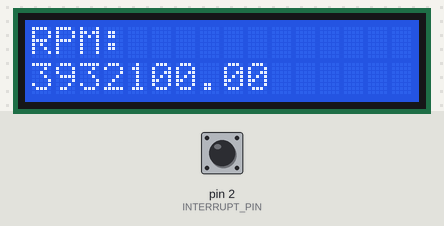
The sketch below on a simulated Arduino Nano, built with avr-gcc and run on an emulated ATmega328P. Shown: 16×2 character LCD. The inputs (shaded band) are chosen by the test bench; at power-on: pin 2 (INTERRUPT_PIN) HIGH. What the sketch prints to the serial monitor is not drawn.

Above: at 1.2 s.
1.3 s: pin 2 (INTERRUPT_PIN) pulled LOW for 0.15 s
At 5.5 s:
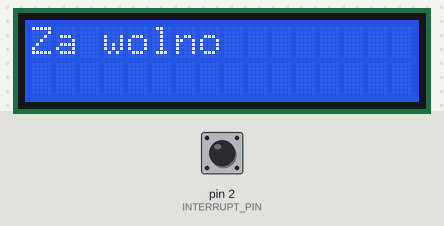
Timing chart, 0 to 7.0 s (numbered marks = the images above; inputs shaded):
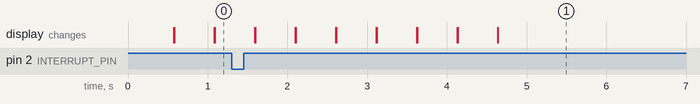

The sketch:

testowy_final.ino
```cpp
#include <LiquidCrystal.h>

//PINY od LCD
#define RS A0
#define EN A2
#define D4 A3
#define D5 A4
#define D6 11
#define D7 3

#define ANALOG_PIN A7
#define INTERRUPT_PIN 2
#define LED_PIN 13

#define VREF 100

volatile int i = 0;
unsigned int rpmtime;
float rpmfloat;
float rpm;
bool tooslow;

int a = 0;

volatile byte state = LOW;
LiquidCrystal lcd(RS,EN,D4,D5,D6,D7);

unsigned int obliczone = 0;


void setup() {
  // put your setup code here, to run once:

  Serial.begin(9600);
  pinMode(INTERRUPT_PIN, INPUT);
  //setup licznika
  TCCR1A = 0;
  TCCR1B = 0;
  TCCR1B |= (1 << CS12) | (1<<CS10); //Prescaler 1024
  TIMSK1 |= (1 << TOIE1); //enable timer overflow

  lcd.begin(16,2);
  attachInterrupt(digitalPinToInterrupt(INTERRUPT_PIN), przerwanie, FALLING); //konfiguracja przerwania
  lcd.clear();

}

void loop() {
  // put your main code here, to run repeatedly:
  lcd.clear();
  if (tooslow == 1) {
    Serial.println("Za wolno");
    lcd.setCursor(0,0);
    lcd.write("Za wolno");
    delay(50);
  }
  else {
    rpm = obliczRPM(rpmtime);

    Serial.print(rpm);
    Serial.print("  ");
    Serial.print(a);
    Serial.println();
    a++;
    lcd.setCursor(0,0);
    lcd.write("RPM: ");
    lcd.setCursor(0,1);
    lcd.print(rpm);
    delay(500);
    lcd.clear();
  }

}


ISR(TIMER1_OVF_vect) {
 //kiedy cos kreci sie za wolno, i mamy timer overflow
  tooslow = 1;
}


void przerwanie()
{
  unsigned short odczytADC;
  odczytADC = analogRead(ANALOG_PIN);
  Serial.write("Przerwanie z D2! Wartosc ADC: ");
  Serial.println(odczytADC);
  if(odczytADC < VREF)
  {
    rpmtime = TCNT1; //wartość z licznika
    TCNT1 = 0; //zerowanie flagi
    tooslow = 0; //zerowanie flagi timer overflow
  }
}
/*
{
  if(analogRead(ANALOG_PIN) < VREF) //analogRead zwraca wartości od 0 do 1024(5V) -> wirtualny przerzutnik schmitta
  {
  rpmtime = TCNT1; //wartość z licznika
  TCNT1 = 0; //zerowanie flagi
  tooslow = 0; //zerowanie flagi timer overflow
  }
}
*/

// Przeliczanie czasu z licznika na wynik w RPM - by Kajetan Wierszelis 16.12.2021r
// Zalozono zegar 16 MHz / prescaler 1024 =  15 625 Hz czest przerwania
// czyli 1 tick = 64 us... ok
float obliczRPM(unsigned int rpmtime) {
  float obliczone = 0;
  // obliczone = 10^6 / (rpmtime * 64); // *64 to po prostu 2^6 czyli 6 bitshiftów w lewo
  // inaczej obliczone = 10^6/64 / rpmtime;
  obliczone = 15625 / rpmtime; //baka, przecież to tak proste xd i wszystko sie miesci w 2 bajtach
  obliczone *= 60;
  return obliczone;
}
```
